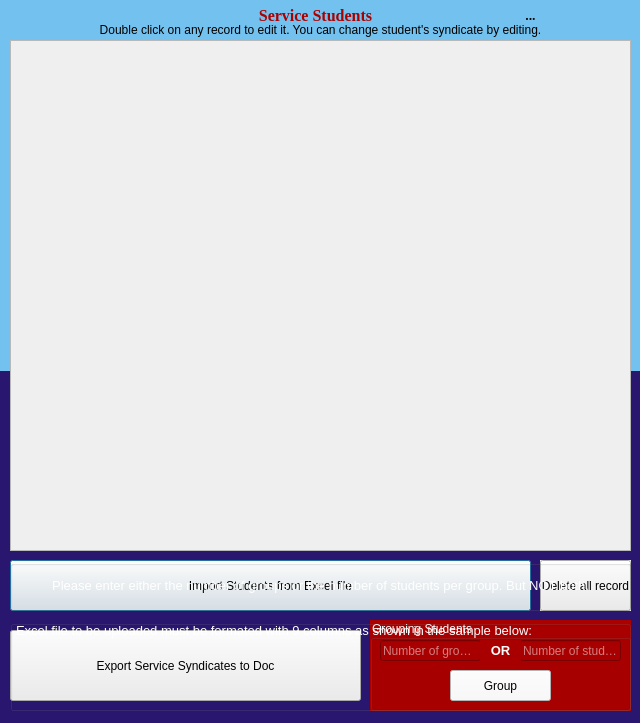
<?xml version="1.0" encoding="UTF-8"?>
<ui version="4.0">
 <class>Dialog</class>
 <widget class="QDialog" name="Dialog">
  <property name="geometry">
   <rect>
    <x>0</x>
    <y>0</y>
    <width>640</width>
    <height>723</height>
   </rect>
  </property>
  <property name="minimumSize">
   <size>
    <width>640</width>
    <height>723</height>
   </size>
  </property>
  <property name="maximumSize">
   <size>
    <width>640</width>
    <height>723</height>
   </size>
  </property>
  <property name="windowTitle">
   <string>Service Students</string>
  </property>
  <widget class="QScrollArea" name="table_area">
   <property name="geometry">
    <rect>
     <x>10</x>
     <y>40</y>
     <width>621</width>
     <height>511</height>
    </rect>
   </property>
   <property name="widgetResizable">
    <bool>true</bool>
   </property>
   <widget class="QWidget" name="scrollAreaWidgetContents">
    <property name="geometry">
     <rect>
      <x>0</x>
      <y>0</y>
      <width>619</width>
      <height>509</height>
     </rect>
    </property>
   </widget>
  </widget>
  <widget class="QLabel" name="label_progress">
   <property name="geometry">
    <rect>
     <x>430</x>
     <y>0</y>
     <width>201</width>
     <height>31</height>
    </rect>
   </property>
   <property name="font">
    <font>
     <family>Segoe Script</family>
     <weight>75</weight>
     <bold>true</bold>
    </font>
   </property>
   <property name="autoFillBackground">
    <bool>false</bool>
   </property>
   <property name="frameShadow">
    <enum>QFrame::Raised</enum>
   </property>
   <property name="text">
    <string>...</string>
   </property>
   <property name="alignment">
    <set>Qt::AlignCenter</set>
   </property>
   <property name="wordWrap">
    <bool>false</bool>
   </property>
  </widget>
  <widget class="QPushButton" name="addBtn">
   <property name="geometry">
    <rect>
     <x>10</x>
     <y>560</y>
     <width>521</width>
     <height>51</height>
    </rect>
   </property>
   <property name="text">
    <string>Import Students from Excel file</string>
   </property>
  </widget>
  <widget class="QLabel" name="label_agency_name">
   <property name="geometry">
    <rect>
     <x>10</x>
     <y>0</y>
     <width>611</width>
     <height>31</height>
    </rect>
   </property>
   <property name="font">
    <font>
     <family>Times New Roman</family>
     <weight>50</weight>
     <bold>false</bold>
    </font>
   </property>
   <property name="autoFillBackground">
    <bool>false</bool>
   </property>
   <property name="frameShadow">
    <enum>QFrame::Raised</enum>
   </property>
   <property name="text">
    <string>&lt;html&gt;&lt;head/&gt;&lt;body&gt;&lt;p&gt;&lt;span style=&quot; font-size:12pt; font-weight:600; color:#aa0000;&quot;&gt;Service Students&lt;/span&gt;&lt;/p&gt;&lt;/body&gt;&lt;/html&gt;</string>
   </property>
   <property name="alignment">
    <set>Qt::AlignCenter</set>
   </property>
   <property name="wordWrap">
    <bool>false</bool>
   </property>
  </widget>
  <widget class="QPushButton" name="deleteBtn">
   <property name="geometry">
    <rect>
     <x>540</x>
     <y>560</y>
     <width>91</width>
     <height>51</height>
    </rect>
   </property>
   <property name="autoFillBackground">
    <bool>true</bool>
   </property>
   <property name="text">
    <string>Delete all record</string>
   </property>
  </widget>
  <widget class="QGroupBox" name="groupBox">
   <property name="geometry">
    <rect>
     <x>370</x>
     <y>620</y>
     <width>261</width>
     <height>91</height>
    </rect>
   </property>
   <property name="styleSheet">
    <string notr="true">background-color: rgb(170, 0, 0);
color: rgb(255, 255, 255);</string>
   </property>
   <property name="title">
    <string>Grouping Students</string>
   </property>
   <widget class="QPushButton" name="groupBtn">
    <property name="geometry">
     <rect>
      <x>80</x>
      <y>50</y>
      <width>101</width>
      <height>31</height>
     </rect>
    </property>
    <property name="styleSheet">
     <string notr="true">background-color: rgb(255, 255, 255);
color: rgb(0, 0, 0);</string>
    </property>
    <property name="text">
     <string>Group</string>
    </property>
   </widget>
   <widget class="QLineEdit" name="txtNG">
    <property name="geometry">
     <rect>
      <x>10</x>
      <y>20</y>
      <width>101</width>
      <height>21</height>
     </rect>
    </property>
    <property name="text">
     <string/>
    </property>
    <property name="placeholderText">
     <string>Number of groups</string>
    </property>
   </widget>
   <widget class="QLineEdit" name="txtNS">
    <property name="geometry">
     <rect>
      <x>150</x>
      <y>20</y>
      <width>101</width>
      <height>21</height>
     </rect>
    </property>
    <property name="text">
     <string/>
    </property>
    <property name="placeholderText">
     <string>Number of students</string>
    </property>
   </widget>
   <widget class="QLabel" name="label_2">
    <property name="geometry">
     <rect>
      <x>110</x>
      <y>20</y>
      <width>41</width>
      <height>21</height>
     </rect>
    </property>
    <property name="text">
     <string>&lt;html&gt;&lt;head/&gt;&lt;body&gt;&lt;p align=&quot;center&quot;&gt;&lt;span style=&quot; font-size:10pt; font-weight:600;&quot;&gt;OR&lt;/span&gt;&lt;/p&gt;&lt;/body&gt;&lt;/html&gt;</string>
    </property>
   </widget>
  </widget>
  <widget class="QPushButton" name="exportBtn">
   <property name="geometry">
    <rect>
     <x>10</x>
     <y>630</y>
     <width>351</width>
     <height>71</height>
    </rect>
   </property>
   <property name="text">
    <string>Export Service Syndicates to Doc</string>
   </property>
  </widget>
  <widget class="QLabel" name="label_3">
   <property name="geometry">
    <rect>
     <x>0</x>
     <y>0</y>
     <width>641</width>
     <height>371</height>
    </rect>
   </property>
   <property name="styleSheet">
    <string notr="true">background-color:  rgb(115, 193, 238);
</string>
   </property>
   <property name="text">
    <string/>
   </property>
  </widget>
  <widget class="QLabel" name="label_6">
   <property name="geometry">
    <rect>
     <x>0</x>
     <y>360</y>
     <width>641</width>
     <height>371</height>
    </rect>
   </property>
   <property name="autoFillBackground">
    <bool>false</bool>
   </property>
   <property name="styleSheet">
    <string notr="true">background-color: rgb(41, 22, 111);</string>
   </property>
   <property name="text">
    <string/>
   </property>
  </widget>
  <widget class="QGroupBox" name="groupBox_sample">
   <property name="geometry">
    <rect>
     <x>10</x>
     <y>620</y>
     <width>621</width>
     <height>91</height>
    </rect>
   </property>
   <property name="title">
    <string/>
   </property>
   <widget class="QLabel" name="label">
    <property name="geometry">
     <rect>
      <x>6</x>
      <y>0</y>
      <width>591</width>
      <height>21</height>
     </rect>
    </property>
    <property name="text">
     <string>&lt;html&gt;&lt;head/&gt;&lt;body&gt;&lt;p&gt;&lt;span style=&quot; font-size:10pt; color:#ffffff;&quot;&gt;Excel file to be uploaded must be formated with 9 columns as shown in the sample below:&lt;/span&gt;&lt;/p&gt;&lt;/body&gt;&lt;/html&gt;</string>
    </property>
   </widget>
   <widget class="QLabel" name="label_4">
    <property name="geometry">
     <rect>
      <x>0</x>
      <y>19</y>
      <width>621</width>
      <height>71</height>
     </rect>
    </property>
    <property name="text">
     <string/>
    </property>
    <property name="pixmap">
     <pixmap>../resources/sample.jpg</pixmap>
    </property>
    <property name="scaledContents">
     <bool>true</bool>
    </property>
   </widget>
  </widget>
  <widget class="QGroupBox" name="groupBox_group_inst">
   <property name="geometry">
    <rect>
     <x>10</x>
     <y>560</y>
     <width>621</width>
     <height>51</height>
    </rect>
   </property>
   <property name="title">
    <string/>
   </property>
   <widget class="QLabel" name="label_5">
    <property name="geometry">
     <rect>
      <x>0</x>
      <y>0</y>
      <width>621</width>
      <height>51</height>
     </rect>
    </property>
    <property name="text">
     <string>&lt;html&gt;&lt;head/&gt;&lt;body&gt;&lt;p align=&quot;center&quot;&gt;&lt;span style=&quot; font-size:10pt; color:#ffffff;&quot;&gt;Please enter either the number of groups or the number of students per group. But NOT both.&lt;/span&gt;&lt;/p&gt;&lt;/body&gt;&lt;/html&gt;</string>
    </property>
   </widget>
  </widget>
  <widget class="QLabel" name="label_7">
   <property name="geometry">
    <rect>
     <x>10</x>
     <y>20</y>
     <width>621</width>
     <height>20</height>
    </rect>
   </property>
   <property name="text">
    <string>&lt;html&gt;&lt;head/&gt;&lt;body&gt;&lt;p align=&quot;center&quot;&gt;Double click on any record to edit it. You can change student's syndicate by editing.&lt;/p&gt;&lt;/body&gt;&lt;/html&gt;</string>
   </property>
  </widget>
  <zorder>label_6</zorder>
  <zorder>addBtn</zorder>
  <zorder>deleteBtn</zorder>
  <zorder>groupBox</zorder>
  <zorder>exportBtn</zorder>
  <zorder>label_3</zorder>
  <zorder>table_area</zorder>
  <zorder>label_agency_name</zorder>
  <zorder>label_progress</zorder>
  <zorder>groupBox_sample</zorder>
  <zorder>groupBox_group_inst</zorder>
  <zorder>label_7</zorder>
 </widget>
 <resources/>
 <connections/>
</ui>
